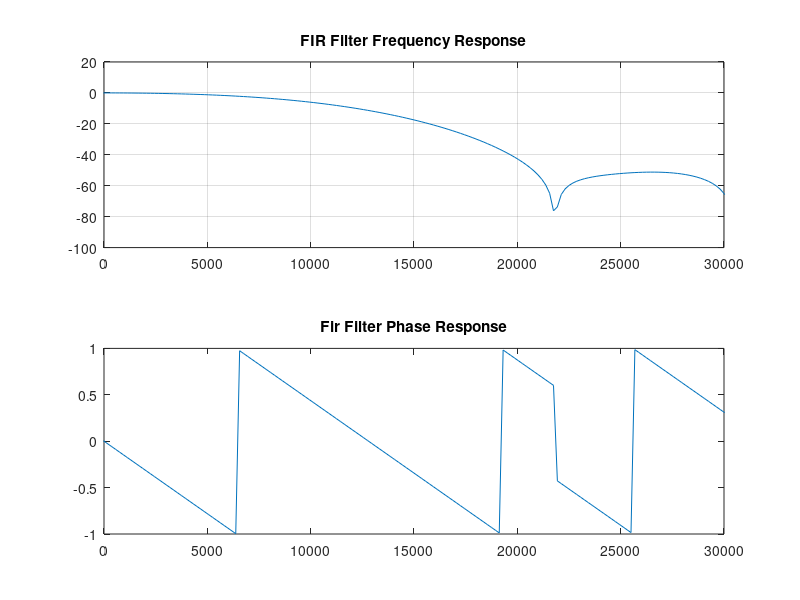

Source code (MATLAB):
clear;
close;
clc;
clf;
pkg load signal;

% =============================================================================
% Define FIR Filter

Fpass = 10000;    % 3 dB
Fstop = 15000;
Fsamp = 192000;
Fnyq = Fsamp / 2;
Atten_dB = 40;

% =============================================================================
% ESTIMATE NUMBER OF TAPS

% Fred Harris Approximation from page 216 of his book 
% Multirate Signal Processing for Communication Systems (2004)
Fdelta = Fstop - Fpass;
Ntaps = (Fsamp / Fdelta) * (Atten_dB / 22)

% =============================================================================
% ROUND TO NEAREST ODD FOR LINEAR PHASE

Ntaps = 2*floor(Ntaps/2) + 1
Ntaps = 31
Norder = Ntaps - 1;

% =============================================================================
% CALCULATE TAP COEFFICIENTS

% Normalize Pass frequency to Nyquist
Wn = Fpass / Fnyq;
FIRcoef = fir1(Norder, Wn, 'low');

FFTsize = 1024;
step = 1/FFTsize;
% PLOT Frequency Response
x = (-0.5:step:0.5-step)*Fsamp;
FreqResponseComplex = fftshift(fft(FIRcoef,FFTsize));
Mag = abs( FreqResponseComplex );
Mag_dB = 20*log10(Mag);
Phase = angle( FreqResponseComplex ) / pi;
figure
subplot(2,1,1)
plot( x , Mag_dB )
axis ( [0 2*Fstop -100 20] )
title('FIR Filter Frequency Response')
grid on
subplot(2,1,2)
plot( x , Phase )
axis ( [0 2*Fstop -1.0 1.0] )
title('Fir Filter Phase Response')




